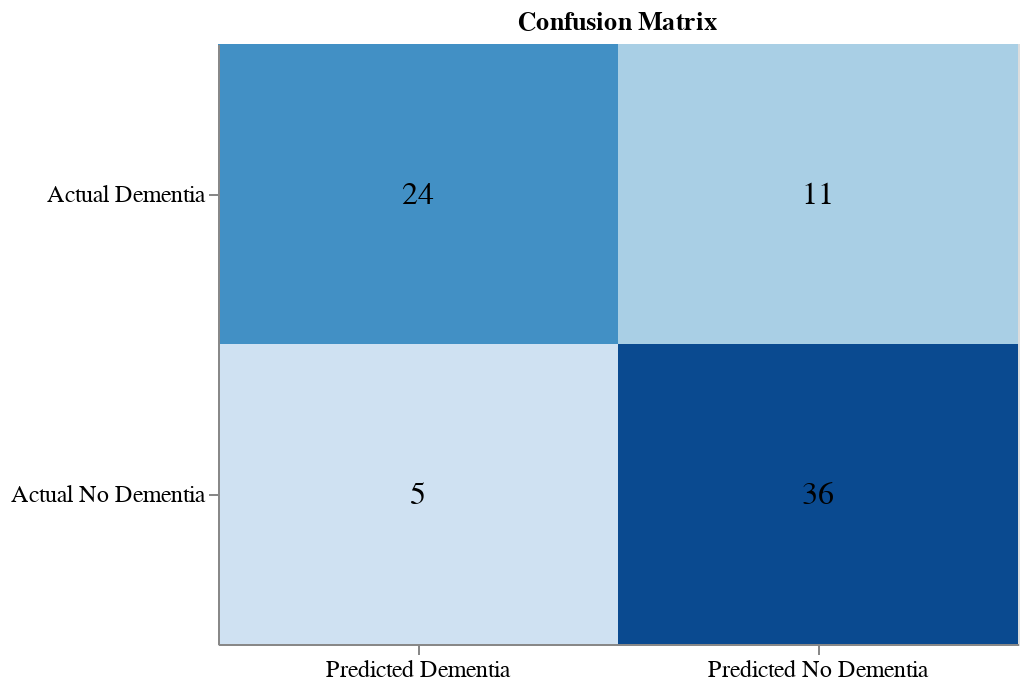

The notebook cell saved with this chart:
### Code cell
conf_matrix = confusion_matrix(y_test, pred_logreg)
conf_df = pd.DataFrame(conf_matrix, index=['Actual Dementia', 'Actual No Dementia'],
                       columns=['Predicted Dementia', 'Predicted No Dementia'])

print(conf_df)

# Print a classification report
print("Classification Report:")
print(classification_report(y_test, pred_logreg))

altair_conf_table(conf_df)

### Figure 1 — Vega-Lite specification as saved in the notebook (floating-point values rounded to 4 significant figures)
{"config": {"view": {"continuousWidth": 400, "continuousHeight": 300}, "axis": {"labelAngle": 0, "labelFontSize": 12, "title": null}, "legend": {"cornerRadius": 10, "direction": "horizontal", "fillColor": "#f5f5f5", "labelColor": "gray", "labelFont": "Arial", "labelFontSize": 12, "legendX": 650, "legendY": 0, "orient": "none", "padding": 10, "strokeColor": "white", "title": null}}, "layer": [{"mark": "rect", "encoding": {"color": {"field": "value", "legend": null, "scale": {"scheme": "blues"}, "type": "quantitative"}, "tooltip": [{"field": "value", "type": "nominal"}], "x": {"field": "variable", "type": "ordinal"}, "y": {"field": "index", "type": "ordinal"}}, "height": 300, "title": "Confusion Matrix", "width": 400}, {"mark": {"type": "text", "baseline": "middle", "fontSize": 16}, "encoding": {"text": {"field": "value", "type": "quantitative"}, "x": {"field": "variable", "type": "ordinal"}, "y": {"field": "index", "type": "ordinal"}}}], "data": {"name": "data-39d0cd66d00015cefc08bb307b18d1fd"}, "$schema": "https://vega.github.io/schema/vega-lite/v4.17.0.json", "datasets": {"data-39d0cd66d00015cefc08bb307b18d1fd": [{"index": "Actual Dementia", "variable": "Predicted Dementia", "value": 24}, {"index": "Actual No Dementia", "variable": "Predicted Dementia", "value": 5}, {"index": "Actual Dementia", "variable": "Predicted No Dementia", "value": 11}, {"index": "Actual No Dementia", "variable": "Predicted No Dementia", "value": 36}]}}
